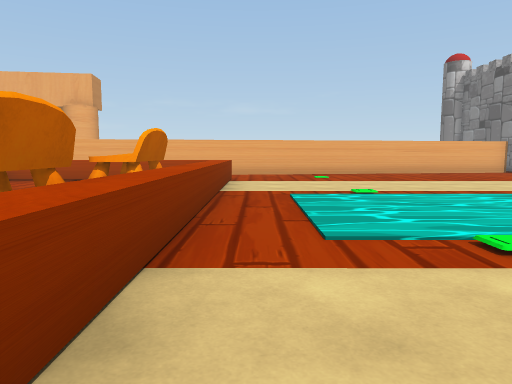
view 1 (above)

19 first-person views from a walk through a scene from a Unity 3-D project. The camera is 1.4 m above the floor, tilts 6° down and sees 70° across. The floor is counted in squares, 2 m on a side. Each view is taken from the middle of a square. On the plan, view 1 faces up. The plan holds only what a view shows up to about 11 squares ahead; the rest is blank. The place goes on beyond the plan. The player character is not drawn.

view 2
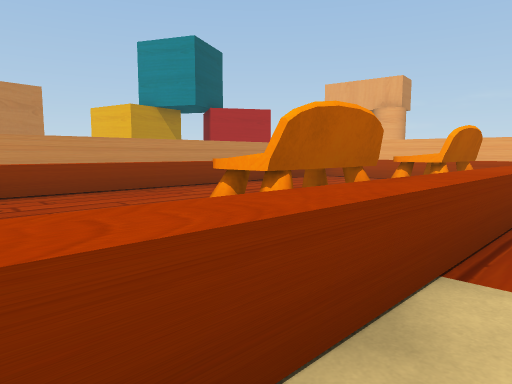

view 3
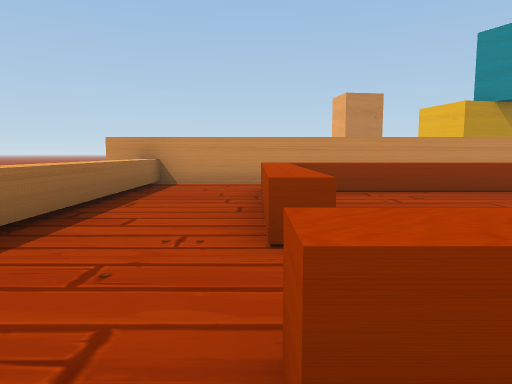

view 4
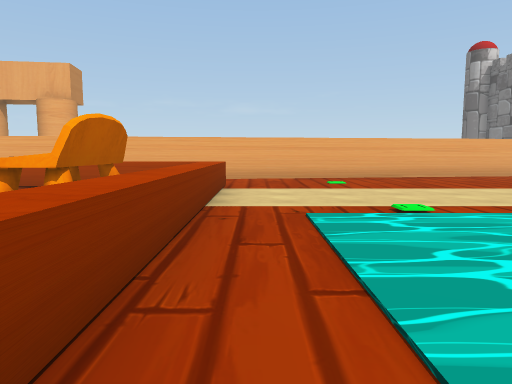

view 5
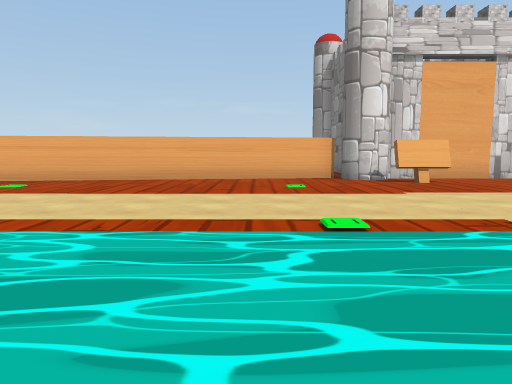

view 6
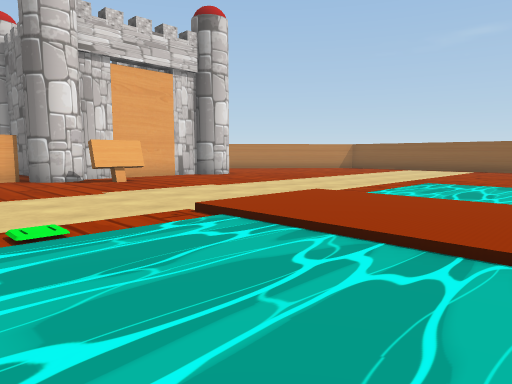

view 7
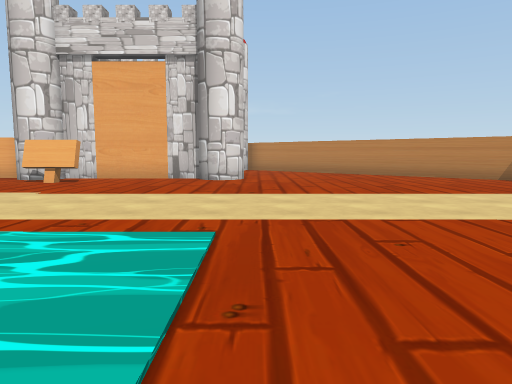

view 8
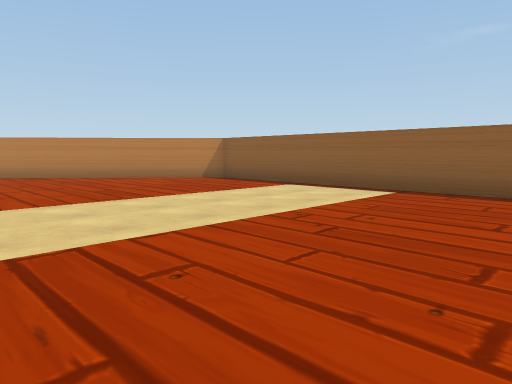

view 9
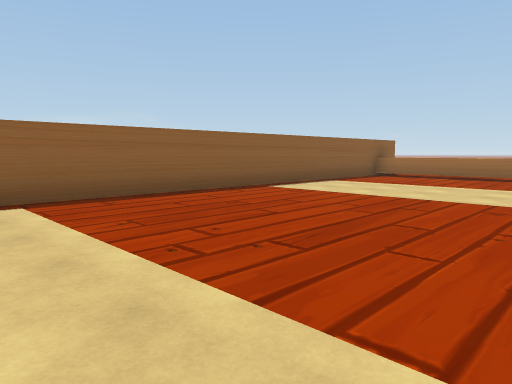

view 10
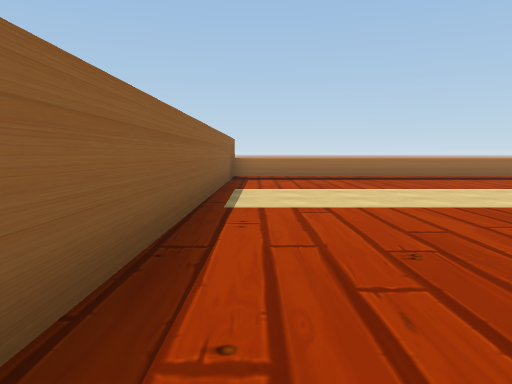

view 11
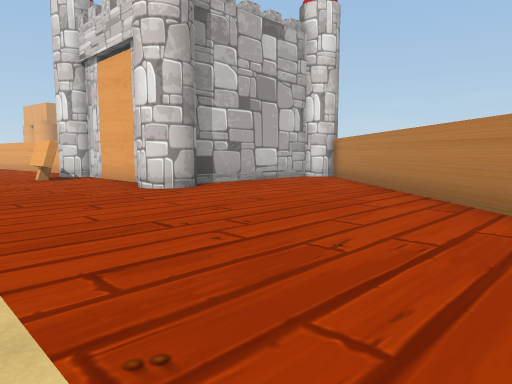

view 12
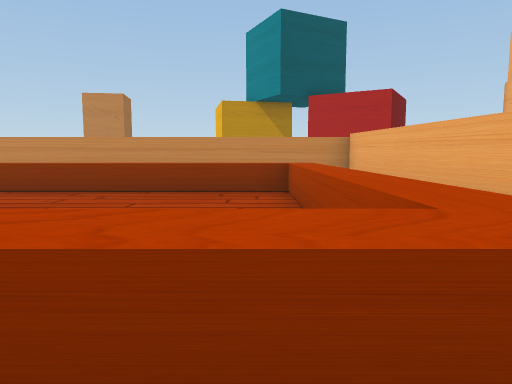

view 13
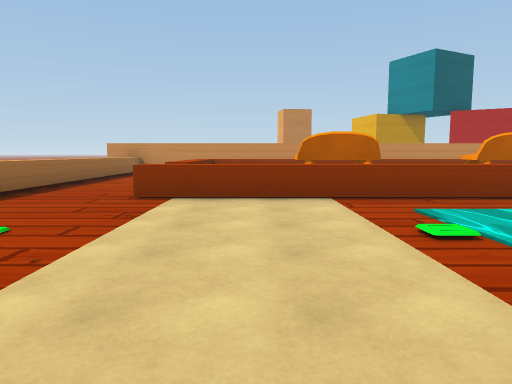

view 14
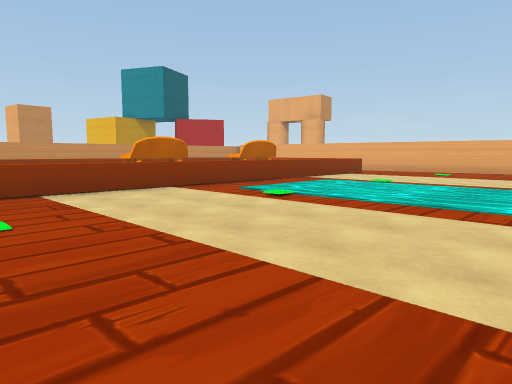

view 15
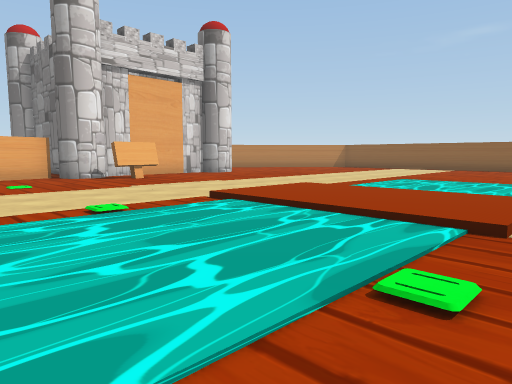

view 16
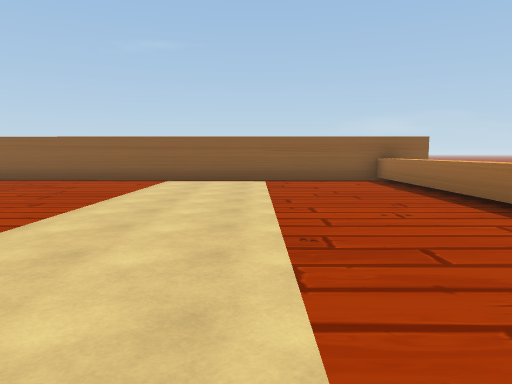

view 17
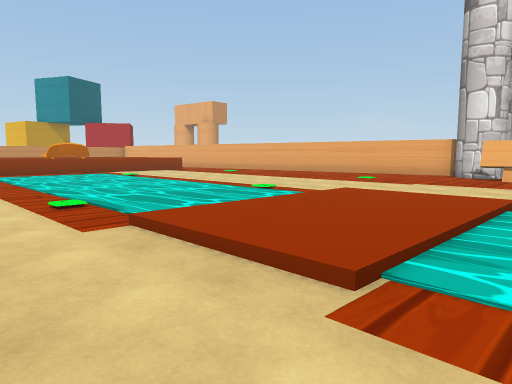

view 18
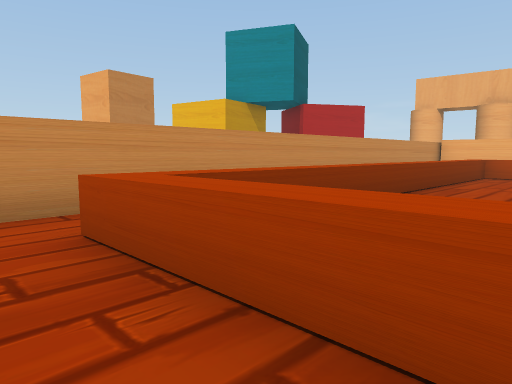

view 19
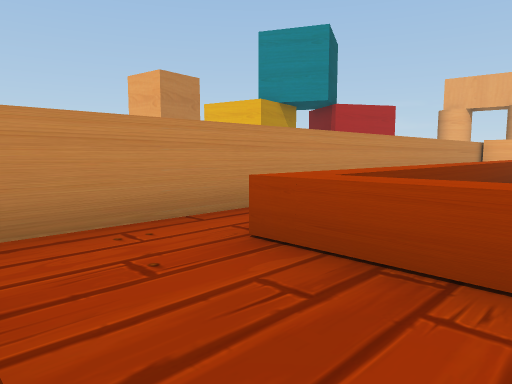

### Floor plan
Key: @ floor where view 1 was taken; # wall or solid block; . main floor; : floor 0.25 m higher than the main floor; / step, stairs or slope; ~ liquid the walk can cross; ^ raised ledge; B bench; O other object.
Columns run from 9 left of view 1 to 23 right of it. Each row starts with its distance up from view 1.
 19                         ###
 18                         O.##
 17                         O..##
 16                         O...##
 15                         O....##
 14                #### #### .....##
 13         ########... .... ......##
 12   #######...........O...........#
 11 ##      ........................#
 10 # ^^^^^^^.......................#
  9 # ^..   ^.......................#
  8 # ^..   ^.......................#
  7 # ^..   ^.......................#
  6 # ^..  B^.~.~~~~~.~::/~~~.......#
  5 # ^..  B^.~~~~~~~~~:::~~~.......#
  4 # ^..   ^.~~~~~~~~~:::~~~.......#
  3 # ^..  B^.~.~~~~~.~::/~~ .......#
  2 # ^..  B^.......................#
  1 # ^..   ^.......   .............#
  0 #.^.... ^@......      ..........#
 -1 #.^^^^^.^.......       .........#
 -2 #.......... ....        ........#
 -3 #.........              ........#
 -4 #^^^^^^^^               ^^^^^^^^#
 -5                                 #

Where each view was taken, in squares from view 1:
view 1: 0 up, 0 right, facing up
view 2: 0 up, 0 right, facing up-left
view 3: 1 down, 0 right, facing left
view 4: 2 up, 0 right, facing up
view 5: 3 up, 7 right, facing up
view 6: 3 up, 7 right, facing up-right
view 7: 3 up, 16 right, facing up
view 8: 4 up, 16 right, facing up-right
view 9: 8 up, 17 right, facing down-right
view 10: 7 up, 22 right, facing down
view 11: 9 up, 22 right, facing up-left
view 12: 9 up, 0 right, facing left
view 13: 1 up, 5 right, facing left
view 14: 2 down, 6 right, facing up-left
view 15: 2 up, 6 right, facing up-right
view 16: 0 up, 13 right, facing right
view 17: 1 up, 13 right, facing up-left
view 18: 2 down, 4 left, facing up-left
view 19: 3 down, 5 left, facing up-left
